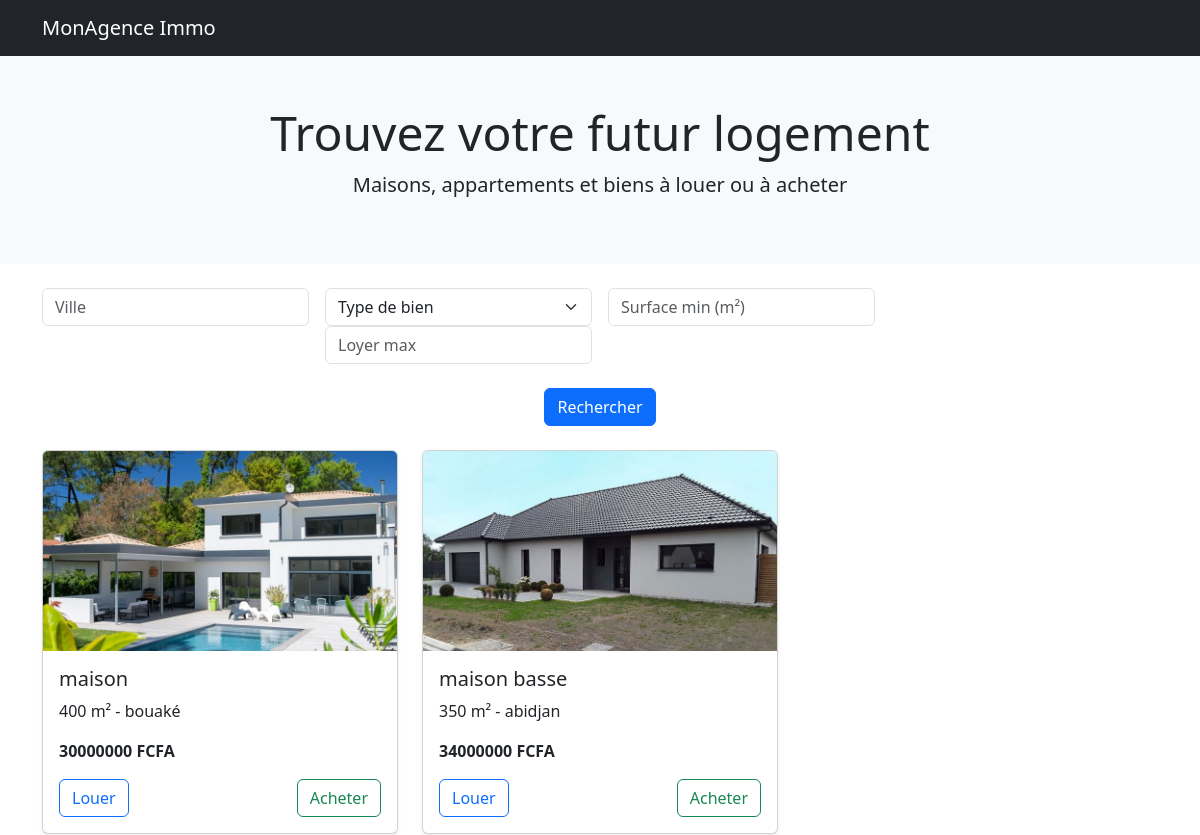
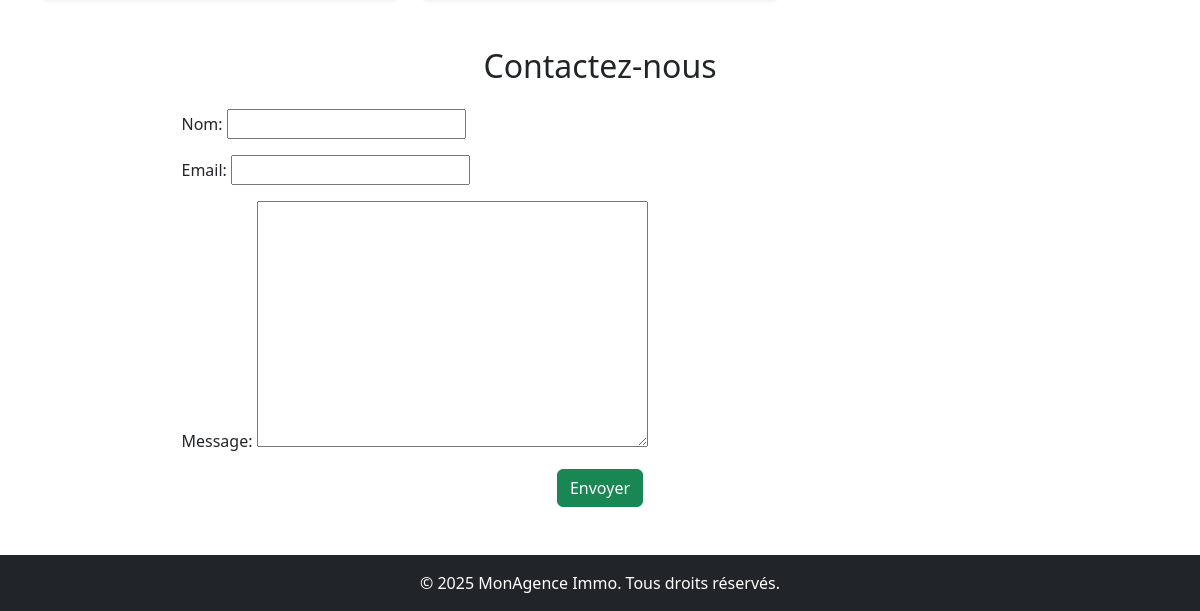
Before: / with the older database file (2 pictures, top to bottom).
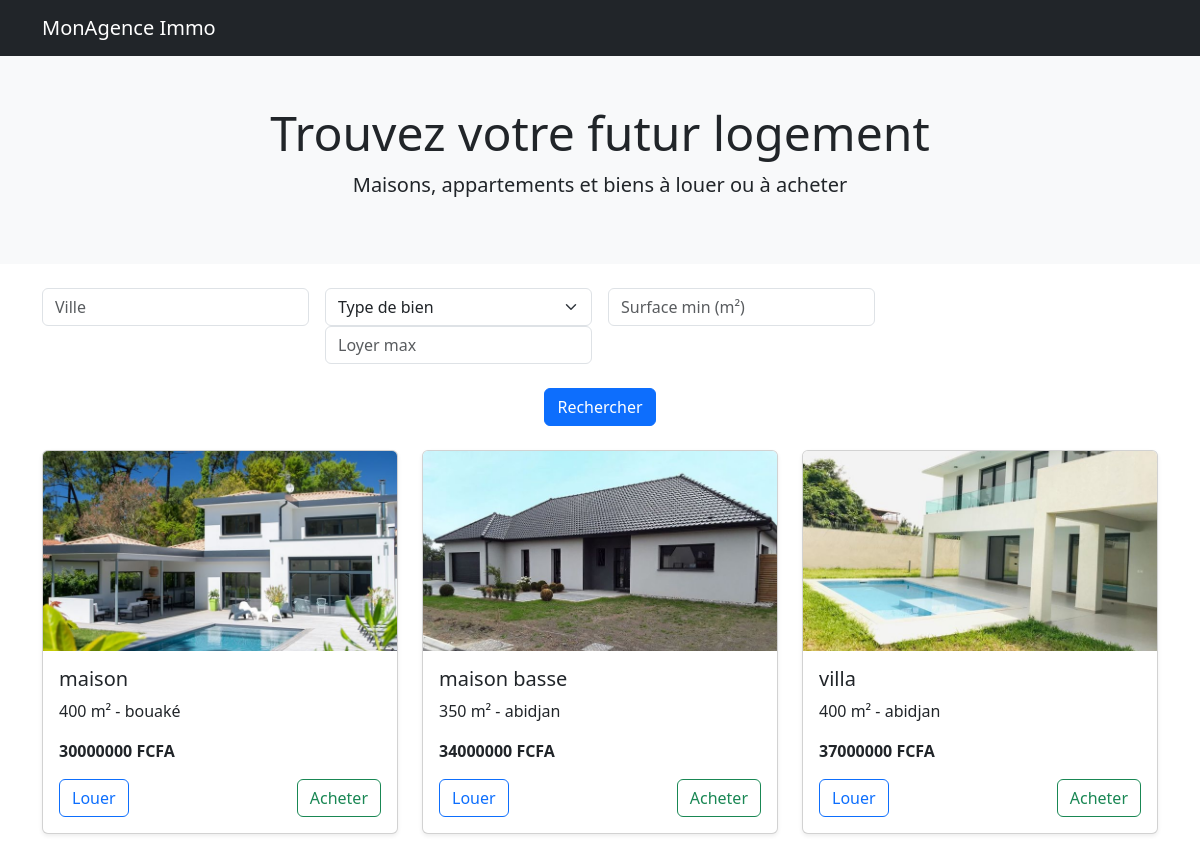
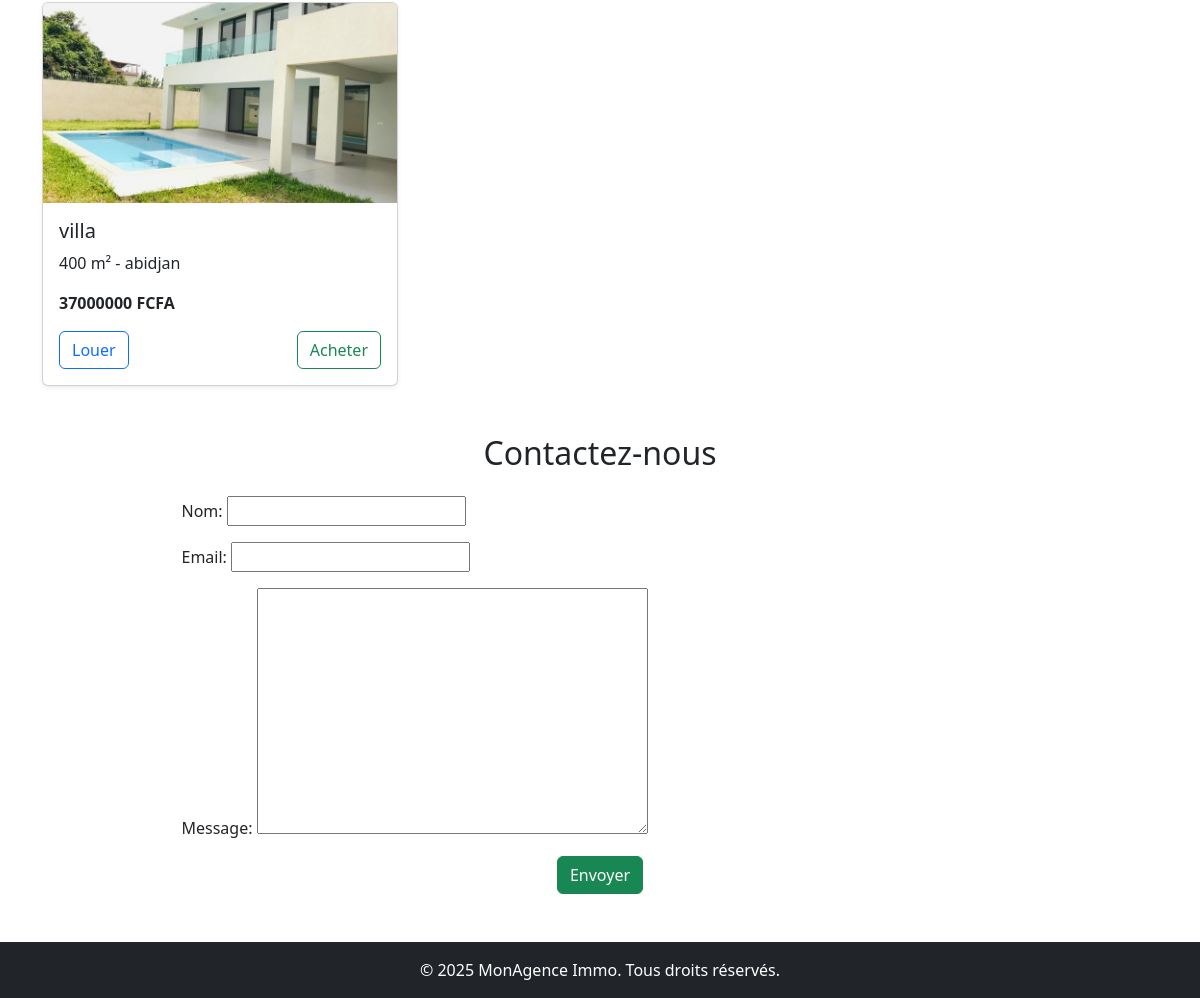
After: the same page with the newer database file (2 pictures, top to bottom).
### vitrine/models.py (models this page shows, shortened)
class Bien(models.Model):
    titre = models.CharField(max_length=200)
    ville = models.CharField(max_length=100)
    surface = models.IntegerField()
    prix = models.IntegerField()
    image = models.ImageField(upload_to='biens/')
    type = models.ForeignKey(Type, on_delete=models.CASCADE)
    vendu = models.BooleanField(default=False)

### vitrine/views.py (the view)
# urls.py: path('', views.locations, name='locations'),  # Ceci est la vue de la page d'accueil
def locations(request):
    type_list = Type.objects.all()
    biens = Bien.objects.all()
    if request.GET.get("type"):
        biens = biens.filter(type_id=request.GET["type"])
    if request.GET.get("ville"):
        biens = biens.filter(ville__icontains=request.GET["ville"])
    if request.GET.get("loyer_max"):
        biens = biens.filter(prix__lte=request.GET["loyer_max"])
    if request.GET.get("surface_min"):
        biens = biens.filter(surface__gte=request.GET["surface_min"])
    form = ContactForm(request.POST or None)
    if form.is_valid():
        form.save()
    context = {
        "biens": biens,
        "type_list": type_list,
        "form": form
    }
    return render(request, "vitrine/locations.html", context)

### vitrine/forms.py
class ContactForm(forms.ModelForm):
    class Meta:
        model = MessageContact
        fields = ['nom', 'email', 'message']

### vitrine/templates/vitrine/locations.html (shortened to what this page needs)
<!DOCTYPE html>
<html lang="fr">
<head>
    <link href="https://cdn.jsdelivr.net/npm/bootstrap@5.3.0/dist/css/bootstrap.min.css" rel="stylesheet">
</head>
<body>
    <nav class="navbar navbar-expand-lg navbar-dark bg-dark">
        <div class="container">
            <a class="navbar-brand" href="/">MonAgence Immo</a>
        </div>
    </nav>
    <header class="bg-light py-5 text-center">
        <div class="container">
            <h1 class="display-5">Trouvez votre futur logement</h1>
            <p class="lead">Maisons, appartements et biens à louer ou à acheter</p>
        </div>
    </header>
    <section class="container my-4">
        <form method="get" class="row g-3">
            <div class="col-md-3">
                <input type="text" name="ville" class="form-control" placeholder="Ville">
            </div>
            <div class="col-md-3">
                <select name="type" class="form-select">
                    <option value="">Type de bien</option>
            </div>
            <div class="col-md-2">
                <input type="number" name="loyer_max" class="form-control" placeholder="Loyer max">
            </div>
            <div class="col-md-3">
                <input type="number" name="surface_min" class="form-control" placeholder="Surface min (m²)">
            </div>
            <div class="col-12 text-center">
                <button type="submit" class="btn btn-primary mt-2">Rechercher</button>
            </div>
        </form>
    </section>
  <section class="container my-4">
    <div class="row row-cols-1 row-cols-md-3 g-4">
        {% for bien in biens %}
            <div class="col">
                <div class="card h-100 shadow-sm">
                    <img src="{{ bien.image.url }}" class="card-img-top" alt="{{ bien.titre }}" style="height: 200px; object-fit: cover;">
                    <div class="card-body d-flex flex-column">
                        <h5 class="card-title">{{ bien.titre }}</h5>
                        <p class="card-text">{{ bien.surface }} m² - {{ bien.ville }}</p>
                        <p class="card-text fw-bold">
                            {{ bien.prix }} FCFA {% if bien.type.nom == 'Location' %}/ mois{% endif %}
                        </p>
                        <div class="mt-auto d-flex justify-content-between">
                            <a href="{% url 'reserver_bien' bien.id %}" class="btn btn-outline-primary">Louer</a>
                            <a href="{% url 'acheter_bien' bien.id %}" class="btn btn-outline-success">Acheter</a>
                        </div>
                    </div>
                </div>
            </div>
        {% empty %}
            <div class="text-center">
                <p class="text-muted">Aucun bien trouvé pour votre recherche.</p>
            </div>
        {% endfor %}
    </div>
</section>
    <section class="container my-5">
        <h2 class="text-center mb-4">Contactez-nous</h2>
        <form method="post" class="w-75 mx-auto">
            {{ form.as_p }}
            <div class="text-center">
                <button type="submit" class="btn btn-success">Envoyer</button>
            </div>
        </form>
    </section>
    <footer class="bg-dark text-white text-center py-3">
        <div class="container">
            &copy; 2025 MonAgence Immo. Tous droits réservés.
        </div>
    </footer>
</body>
</html>

Changed rows visible on the page:
added Bien: image (picture), titre "villa", surface "400", ville "abidjan", prix "37000000"
added Bien: image (picture), titre "villa", surface "400", ville "abidjan", prix "37000000"
